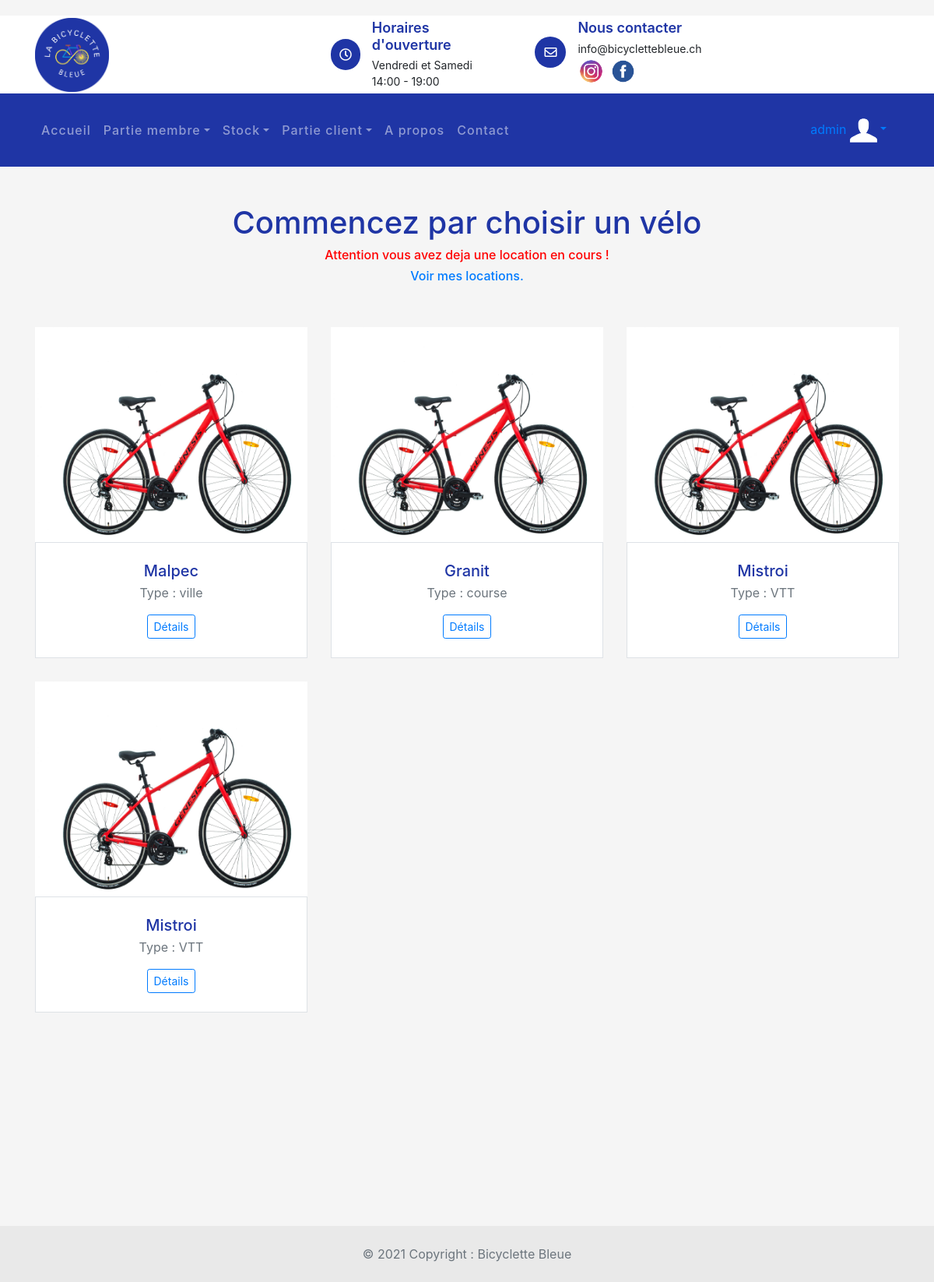
Screenshot of /location/nouvelleLocationClient/ (signed in) with the database file from the repository.
### reparation/models.py (models this page shows)
class AuthUser(models.Model):
    password = models.CharField(max_length=128)
    last_login = models.DateTimeField(blank=True, null=True)
    is_superuser = models.BooleanField()
    username = models.CharField(unique=True, max_length=150)
    last_name = models.CharField(max_length=150)
    email = models.CharField(max_length=254)
    is_staff = models.BooleanField()
    is_active = models.BooleanField()
    date_joined = models.DateTimeField()
    first_name = models.CharField(max_length=150)
    class Meta:
        managed = False
        db_table = 'auth_user'

### statistique/models.py (models this page shows, shortened)
class Velo(models.Model):
    vel_id = models.AutoField(db_column='VEL_ID', primary_key = True)  # Field name made lowercase.
    vel_num_cadre = models.IntegerField(db_column='VEL_NUM_CADRE', blank=True, null=True)  # Field name made lowercase.
    vel_nom = models.TextField(db_column='VEL_NOM', blank=True, null=True)  # Field name made lowercase.
    vel_marque = models.TextField(db_column='VEL_MARQUE', blank=True, null=True)  # Field name made lowercase.
    vel_couleur = models.TextField(db_column='VEL_COULEUR', blank=True, null=True)  # Field name made lowercase.
    vel_type = models.TextField(db_column='VEL_TYPE', blank=True, null=True)  # Field name made lowercase.
    vel_photo = models.TextField(db_column='VEL_PHOTO', blank=True, null=True)  # Field name made lowercase.
    vel_statut = models.TextField(db_column='VEL_STATUT', blank=True, null=True)  # Field name made lowercase.
    vel_etat = models.TextField(db_column='VEL_ETAT', blank=True, null=True)  # Field name made lowercase.
    vel_remarque = models.TextField(db_column='VEL_REMARQUE', blank=True, null=True)  # Field name made lowercase.
    class Meta:
        managed = False
        db_table = 'Velo'

### location/views.py (the view)
# urls.py: path('nouvelleLocationClient/', views.choixVeloClient, name='choixVeloClient'),
@login_required(login_url='/compte/login')
def choixVeloClient(request):
    veloDispo = []
    velos_objets = Velo.objects.all()
    messageAttention = ""
    locationAll = Location_Velo.objects.all()
    nbEnCours = 0
    for loc in locationAll:
        if request.user.id == loc.lv_loc_id.loc_client.cli_id:
            if loc.lv_loc_id.loc_statut == "En cours":
                nbEnCours += 1
    if nbEnCours == 1:
        messageAttention = "Attention vous avez deja une location en cours !"
    elif nbEnCours > 0:
        messageAttention = "Attention vous avez deja " + str(nbEnCours) + " location en cours !"
    for velo in velos_objets:
        if velo.vel_statut == "Libre":
            veloDispo.append(velo)
    context = {
        'velosObjets': velos_objets,
        'veloDispo' : veloDispo,
        'messageAttention' : messageAttention
    }
    return render(request, 'location/choixVeloClient.html', context)

### location/templates/location/choixVeloClient.html (shortened to what this page needs)
{% extends 'template_base.html' %}
{% load static %}
{% block contenu %}
<link href="https://stackpath.bootstrapcdn.com/bootstrap/4.4.1/css/bootstrap.min.css" rel="stylesheet">
<link href="https://cdnjs.cloudflare.com/ajax/libs/font-awesome/5.10.0/css/all.min.css" rel="stylesheet">
<link href="{% static 'lib/flaticon/font/flaticon.css' %}" rel="stylesheet">
<link href="{% static 'lib/animate/animate.min.css' %}" rel="stylesheet">
<link href="{% static 'lib/owlcarousel/assets/owl.carousel.min.css' %}" rel="stylesheet">
<br>
<br>
<h1 class="titre" style="text-align: center; color: #1F35A5" >Commencez par choisir un vélo</h1>
<h6 style="text-align: center; color: red"> {{messageAttention}}</h6>
{% if messageAttention != "" %}
    <h6 style="text-align: center; color: red"><a href="{% url 'location:locationClient'  request.user.id %}">Voir mes locations.</a></h6>
{% endif %}
<br>
<br>
<div class="container pb-5 mb-sm-1">
    <div class="row">
        {% for velo in veloDispo %}
        <div class="col-md-4 col-sm-6">
            <div class="card border-0 mb-grid-gutter">
                <img src="{% static 'img/velo/velo1.png' %}" alt="Clothing" style="width: 350px; height: 280px">
                <div class="card-body border mt-n1 py-4 text-center">
                    <h2 class="h5 mb-1" style="color: #1F35A5">{{velo.vel_marque}}</h2><span class="d-block mb-3 font-size-xs text-muted"> Type : {{velo.vel_type}}</span>
                    <a class="btn btn-pill btn-outline-primary btn-sm" href="{% url 'stock_velos:indexDetailsVelo' velo.vel_id%}" >Détails</a>
                </div>
            </div>
        </div>
        {% endfor %}
    </div>
</div>
{% endblock contenu %}

### templates/template_base.html (shortened to what this page needs)
{% load static %}
<!DOCTYPE html>
<html lang="en">
    <head>
        <link rel="stylesheet" type="text/css" href="{% static 'css/bootstrap.min.css' %}">
        <link href="https://cdnjs.cloudflare.com/ajax/libs/font-awesome/5.10.0/css/all.min.css" rel="stylesheet">
        <link rel="stylesheet" type="text/css" href="{% static 'css/style.css' %}">
    </head>
    <body>
        <div class="top-bar">
            <div class="container">
                <div class="row align-items-center">
                    <div class="col-lg-4 col-md-12">
                        <div class="logo">
                            <a href="{% url 'accueil:index' %}">
                                <img src="{% static 'img/logo.png' %}" alt="Image">
                            </a>
                        </div>
                    </div>
                    <div class="col-lg-8 col-md-7 d-none d-lg-block">
                        <div class="row">
                            <div class="col-4">
                                <div class="top-bar-item">
                                    <div class="top-bar-icon">
                                        <i class="far fa-clock"></i>
                                    </div>
                                    <div class="top-bar-text">
                                        <h3>Horaires d'ouverture</h3>
                                        <p>Vendredi et Samedi</p>
                                        <p>14:00 - 19:00</p>
                                    </div>
                                </div>
                            </div>
                            <div class="col-4">
                                <div class="top-bar-item">
                                    <div class="top-bar-icon">
                                        <i class="far fa-envelope"></i>
                                    </div>
                                    <div class="top-bar-text">
                                        <h3>Nous contacter</h3>
                                        <p>info@bicyclettebleue.ch</p>
                                        <a href="https://www.instagram.com/bicyclette_bleue/"><img src="{% static 'img/instagram.png' %}" alt="Image" style="width: 35px; height: 35px"></a>
                                        <a href="https://www.facebook.com/bicyclettebleuegeneve/"><img src="{% static 'img/facebook.png' %}" alt="Image" style="width: 37px; height: 37px"></a>
                                    </div>
                                </div>
                            </div>
                        </div>
                    </div>
                </div>
            </div>
        </div>
        <div class="nav-bar">
            <div class="container">
                <nav class="navbar navbar-expand-lg bg-dark navbar-dark">
                    <div class="collapse navbar-collapse justify-content-between" id="navbarCollapse">
                        <div class="navbar-nav mr-auto">
                            <a href="{% url 'accueil:index' %}" class="nav-item nav-link">Accueil</a>
                            {% if user.is_authenticated and not user.is_superuser%}
                            <div class="nav-item dropdown">
                                <a href="#" class="nav-link dropdown-toggle" data-toggle="dropdown">Partie client</a>
                                <div class="dropdown-menu">
                                    <a href="{% url 'location:locationClient' request.user.id %}" class="dropdown-item">Mes locations</a>
                                    <a href="{% url 'location:choixVeloClient' %}" class="dropdown-item">Reserver un vélo</a>
                                    <a href="{% url 'compte:monCompte' %}" class="dropdown-item">Mon compte</a>
                                    <a href="{% url 'reparation:indexReparations' %}" class="dropdown-item">Mes réparations</a>
                                </div>
                            </div>
                            {% elif user.is_superuser %}
                            <div class="nav-item dropdown">
                                <a href="#" class="nav-link dropdown-toggle" data-toggle="dropdown">Partie membre</a>
                            </div>
                            <div class="nav-item dropdown">
                                <a href="#" class="nav-link dropdown-toggle" data-toggle="dropdown">Stock</a>
                            </div>
                            <div class="nav-item dropdown">
                                <a href="#" class="nav-link dropdown-toggle" data-toggle="dropdown">Partie client</a>
                            </div>
                            {% endif %}
                            <a href="{% url 'accueil:a_propos' %}" class="nav-item nav-link">A propos</a>
                            <a href="{% url 'accueil:contact' %}" class="nav-item nav-link">Contact</a>
                        </div>
                            <div class="nav-item dropdown">
                            {% if user.is_authenticated %}
                                <a href="#" class="nav-link dropdown-toggle" data-toggle="dropdown"> <span>{{request.user}}</span> <img src="{% static 'img/monCompte2.png' %}" alt="Image" style="width: 35px; height: 35px"></a>
                            {% else %}
                                <a class="btn btn-custom" href="{% url 'compte:login' %}">Se connecter</a>
                                <a class="btn btn-custom" href="{% url 'compte:inscription' %}">S'inscrire</a>
                            {% endif %}
                            </div>
                    </div>
                </nav>
            </div>
        </div>
{% block contenu %}{% endblock %}
<br><br><br><br><br><br><br><br>
<foot class="text-center text-lg-start bg-light text-muted">
  <div class="text-center p-4" style="background-color: rgba(0, 0, 0, 0.05);">
    © 2021 Copyright :
    <a class="text-reset fw-bold">Bicyclette Bleue</a>
  </div>
</foot>
    </body>
</html>

### accueil/static/css/style.css (style rules this page uses)
.titre { color: black; }
body { color: #444444; font-weight: 400; background: #ffffff; font-family: 'Barlow', sans-serif; }
h1, h2, h3, h4, h5, h6 { color: #1F35A5; }
a { color: #1F35A5; transition: .3s; }
.top-bar { position: relative; height: 100px; display: flex; align-items: center; background: #ffffff; }
.top-bar .logo { text-align: left; overflow: hidden; }
.top-bar .logo img { max-width: 100%; max-height: 95px; }
.top-bar .top-bar-item { display: flex; align-items: center; justify-content: flex-end; }
.top-bar .top-bar-icon { width: 40px; height: 40px; display: flex; align-items: center; justify-content: center; background: #1F35A5; border-radius: 40px; }
.top-bar .top-bar-icon i { margin: 0; color: #ffffff; font-size: 16px; }
.top-bar .top-bar-text { padding-left: 15px; }
.top-bar .top-bar-text h3 { margin: 0 0 5px 0; font-size: 18px; font-weight: 600; }
.top-bar .top-bar-text p { margin: 0; font-size: 14px; font-weight: 400; }
.nav-bar { position: relative; background: #1F35A5; }
.nav-bar .navbar { padding: 20px 0; background: #1F35A5 !important; transition: .3s; }
.navbar-dark .navbar-nav .nav-link, .navbar-dark .navbar-nav .nav-link:focus, .navbar-dark .navbar-nav .nav-link:hover, .navbar-dark .navbar-nav .nav-link.active { color: #ffffff; padding: 15px; font-weight: 500; letter-spacing: 1px; }

### location/templates/location/choixVeloClient.html (style rules this page uses)
body { background:#f5f5f5; margin-top:20px; }
.mb-grid-gutter { margin-bottom: 30px !important; }

### rows the page displays
Velo: vel_marque "Malpec", vel_type "ville"
Velo: vel_marque "Granit", vel_type "course"
Velo: vel_marque "Mistroi", vel_type "VTT"
Velo: vel_marque "Mistroi", vel_type "VTT"

### other values shown
{{ request.user }} "admin"
{{ messageAttention }} "Attention vous avez deja une location en cours !"
